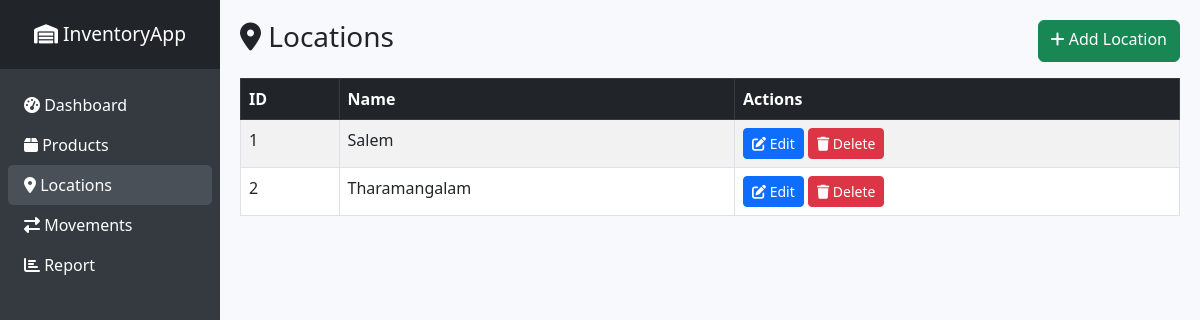
The page /locations on the database as committed earlier.
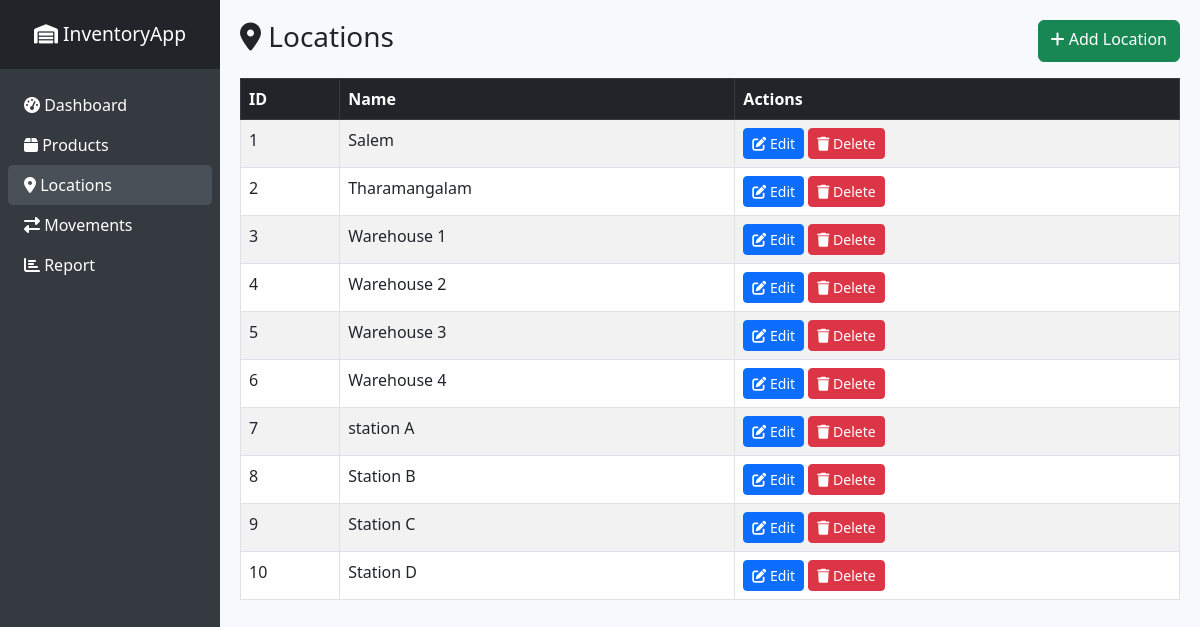
The same page on the database as committed later.
### models.py (models this page shows)
class Location(db.Model):
    id = db.Column(db.Integer, primary_key=True)
    name = db.Column(db.String(150), nullable=False)

### app.py (the view)
@app.route('/locations')
def locations():
    locations = Location.query.all()
    return render_template('locations.html', locations=locations)

### templates/locations.html
{% extends "layout.html" %}
{% block content %}
<div class="d-flex justify-content-between mb-3 animate__animated animate__fadeIn">
    <h3><i class="fas fa-map-marker-alt"></i> Locations</h3>
    <a href="{{ url_for('add_location') }}" class="btn btn-success"><i class="fas fa-plus"></i> Add Location</a>
</div>
<table class="table table-striped table-hover table-bordered animate__animated animate__fadeInUp">
    <thead class="table-dark">
        <tr>
            <th>ID</th>
            <th>Name</th>
            <th>Actions</th>
        </tr>
    </thead>
    <tbody>
        {% for l in locations %}
        <tr class="animate__animated animate__fadeInUp animate__delay-{{ loop.index }}s">
            <td>{{ l.id }}</td>
            <td>{{ l.name }}</td>
            <td>
                <a href="{{ url_for('edit_location', location_id=l.id) }}" class="btn btn-primary btn-sm">
                    <i class="fas fa-edit"></i> Edit
                </a>
                <form action="{{ url_for('delete_location', location_id=l.id) }}" method="POST" style="display:inline;">
                    <button type="submit" class="btn btn-danger btn-sm" onclick="return confirm('Are you sure you want to delete this location?');">
                        <i class="fas fa-trash"></i> Delete
                    </button>
                </form>
            </td>
        </tr>
        {% endfor %}
    </tbody>
</table>
{% endblock %}

Rows that differ between the two databases and show on the page:
added Location: id "3", name "Warehouse 1"
added Location: id "4", name "Warehouse 2"
added Location: id "5", name "Warehouse 3"
added Location: id "6", name "Warehouse 4"
added Location: id "7", name "station A"
added Location: id "8", name "Station B"
added Location: id "9", name "Station C"
added Location: id "10", name "Station D"
